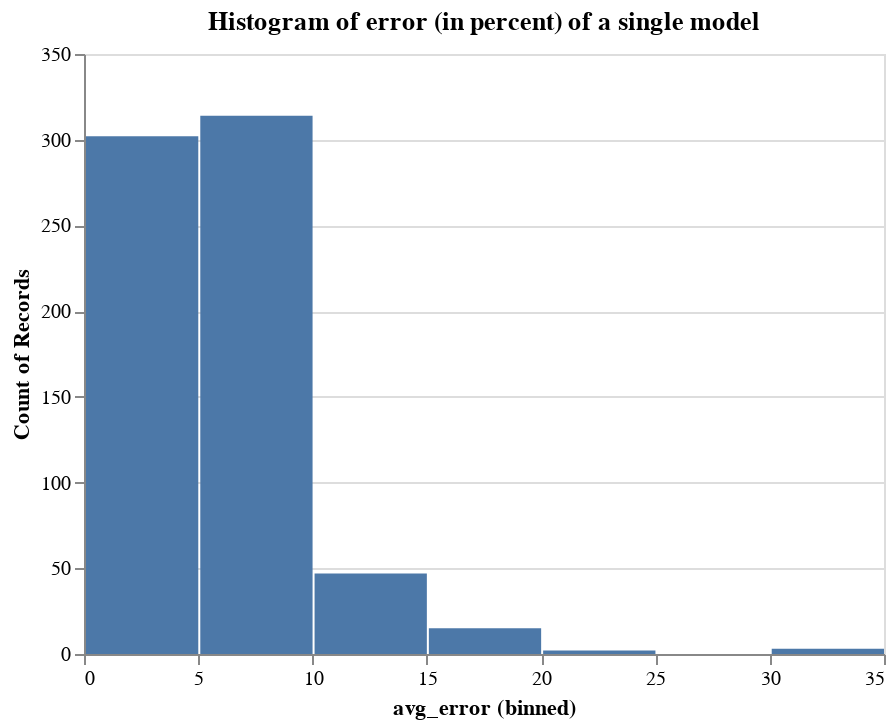

Source (notebook cell):
### Code cell
alt.Chart(plotdf,title="Histogram of error (in percent) of a single model ").mark_bar().encode(
    alt.X("avg_error:Q", bin=True),
    y='count()',
)

### Figure 1 — Vega-Lite specification as saved in the notebook (floating-point values rounded to 4 significant figures; data arrays with more than 128 entries replaced by an {"elided": "..."} marker saying what was removed)
{"config": {"view": {"continuousWidth": 400, "continuousHeight": 300}}, "data": {"name": "data-770206440b64fc493c4f8752f59e08e3"}, "mark": "bar", "encoding": {"x": {"type": "quantitative", "bin": true, "field": "avg_error"}, "y": {"type": "quantitative", "aggregate": "count"}}, "title": "Histogram of error (in percent) of a single model ", "$schema": "https://vega.github.io/schema/vega-lite/v4.0.0.json", "datasets": {"data-770206440b64fc493c4f8752f59e08e3": {"elided": "683 records"}}}
